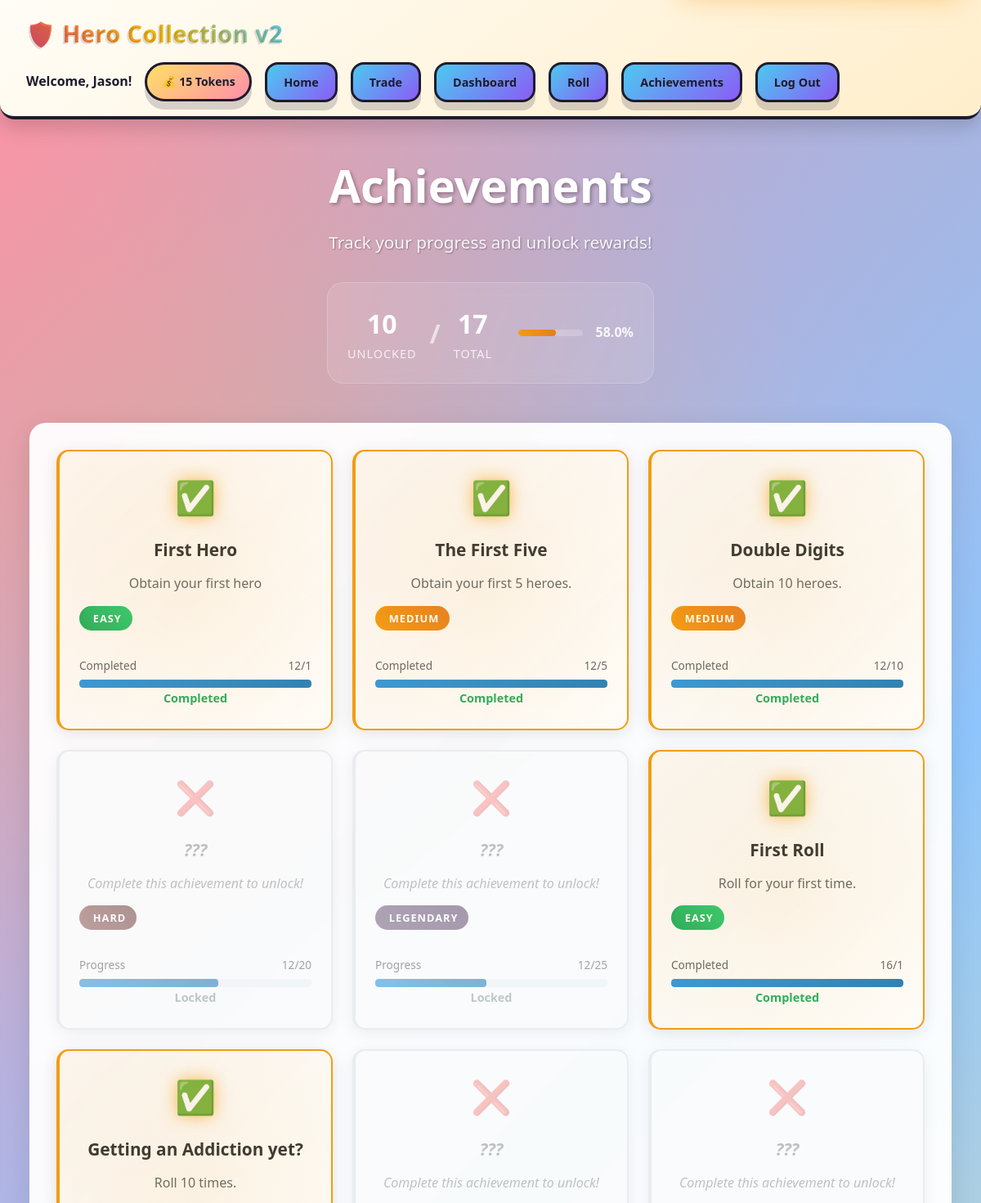
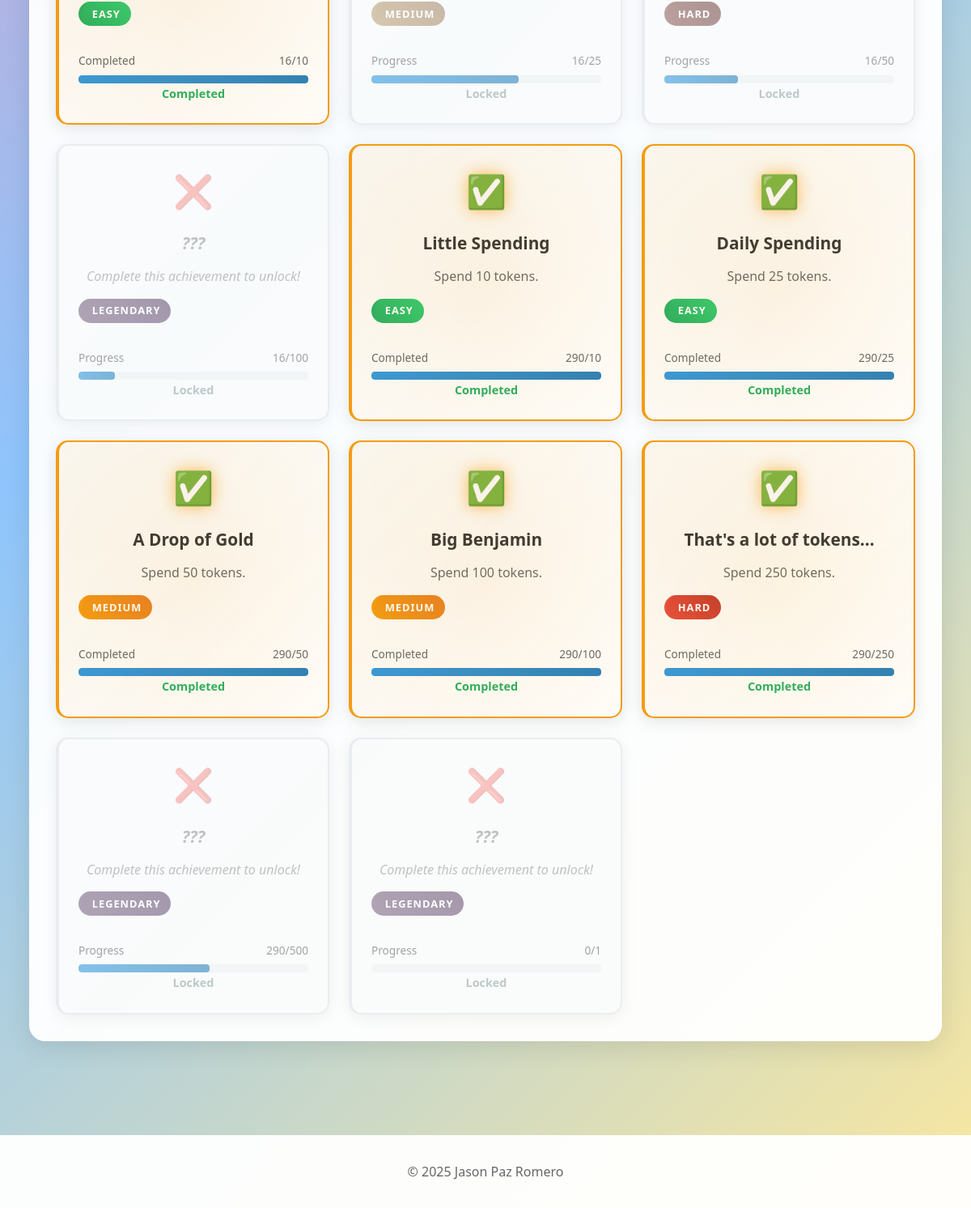
/achievements (signed in), run on the app's committed database (2 pictures, top to bottom).
### main.py (models this page shows)
class User(db.Model, UserMixin):
    id = db.Column(db.Integer, primary_key=True)
    username = db.Column(db.String(30), nullable=False)
    password = db.Column(db.String(70), nullable=False)
    tokens = db.Column(db.Integer, default=50)
    tokens_spent = db.Column(db.Integer, default=0)
    rolls_done = db.Column(db.Integer, default=0)
    last_daily_claim = db.Column(db.DateTime, default=datetime.utcnow)
    security_question = db.Column(db.String(200), nullable=True)
    security_answer_hash = db.Column(db.String(200), nullable=True)
    heroes = db.relationship('Hero', secondary=user_heroes, backref="owners")
    heroes_history = db.relationship('Hero', secondary=user_hero_history, backref="historical_owners")
    achievements = db.relationship("Achievement", secondary=user_achievements, backref="owners")

class Achievement(db.Model):
    id = db.Column(db.Integer, primary_key=True)
    name = db.Column(db.String(50), nullable=False)
    description = db.Column(db.String(200), nullable=False)
    type = db.Column(db.String(100), nullable=False)
    value = db.Column(db.Integer, default=0)
    difficulty = db.Column(db.String(50), nullable=False)

### main.py (the view)
@app.route('/achievements')
@login_required
def achievements():
    all_achievements = Achievement.query.all()
    user_achievements = current_user.achievements
    user_achievement_ids = [a.id for a in user_achievements]
    newly_unlocked_achievements = []
    return render_template('achievement.html',
        all_achievements=all_achievements,
        user_achievements=user_achievements,
        user_achievement_ids=user_achievement_ids,
        newly_unlocked_achievements=newly_unlocked_achievements
    )

### main.py (called while the page is built)
@login_manager.user_loader
def load_user(user_id):
    return User.query.get(int(user_id))

### templates/achievement.html (shortened to what this page needs)
{% extends "base.html" %}
{% block content %}
<link rel="stylesheet" href="{{ url_for('static', filename='achievement.css') }}">
{% set unlocked_count = user_achievements|length %}
{% set total_count = all_achievements|length %}
{% set overall_progress = 0 %}
{% if total_count > 0 %}
    {% set overall_progress = ((unlocked_count / total_count) * 100) | round(0, 'floor') %}
{% endif %}
<div class="container">
    <div class="achievements-header">
        <h1 class="achievements-title">Achievements</h1>
        <p class="achievements-subtitle">Track your progress and unlock rewards!</p>
        <div class="achievement-stats">
            <div class="stat-item">
                <span class="stat-number">{{ unlocked_count }}</span>
                <span class="stat-label">Unlocked</span>
            </div>
            <div class="stat-divider">/</div>
            <div class="stat-item">
                <span class="stat-number">{{ total_count }}</span>
                <span class="stat-label">Total</span>
            </div>
            <div class="progress-bar" aria-label="Overall achievement progress">
                <div class="progress-fill" style="width: {{ overall_progress }}%;"></div>
            </div>
            <div class="progress-percent">{{ overall_progress }}%</div>
        </div>
    </div>
    <div class="achievements-section">
        <div class="achievements-grid">
            {% for achievement in all_achievements %}
                {% set is_unlocked = achievement.id in user_achievement_ids %}
                {% set target_value = achievement.value | int %}
                {% if achievement.type == "goku" and target_value == 0 %}
                    {% set target_value = 1 %}
                {% endif %}
                {% if achievement.type == "hero_collection" %}
                    {% set current_value = current_user.heroes | length %}
                {% elif achievement.type == "roll_count" %}
                    {% set current_value = current_user.rolls_done %}
                {% elif achievement.type == "tokens_spent" %}
                    {% set current_value = current_user.tokens_spent %}
                {% elif achievement.type == "goku" %}
                    {% set current_value = 1 if current_user.heroes | selectattr('name', 'equalto', 'Goku') | list | length > 0 else 0 %}
                {% else %}
                    {% set current_value = 0 %}
                {% endif %}
                {% if target_value > 0 %}
                    {% set progress_percent = (current_value / target_value * 100) | round(0, 'floor') %}
                {% else %}
                    {% set progress_percent = 0 %}
                {% endif %}
                {% if is_unlocked %}
                    {% set progress_percent = 100 %}
                {% elif progress_percent > 100 %}
                    {% set progress_percent = 100 %}
                {% endif %}
                <div class="achievement-card {% if not is_unlocked %}locked{% endif %} difficulty-{{ achievement.difficulty.lower() }}"
                     data-difficulty="{{ achievement.difficulty.lower() }}"
                     data-status="{% if is_unlocked %}unlocked{% else %}locked{% endif %}">
                    <div class="achievement-icon">
                        {% if is_unlocked %}
                            <span class="trophy-icon">✅</span>
                        {% else %}
                            <span class="locked-icon">❌</span>
                        {% endif %}
                    </div>
                    <div class="achievement-content">
                        <div class="achievement-name">
                            {% if is_unlocked %}
                                {{ achievement.name }}
                            {% else %}
                                <span class="hidden-text">???</span>
                            {% endif %}
                        </div>
                        <div class="achievement-description">
                            {% if is_unlocked %}
                                {{ achievement.description }}
                            {% else %}
                                <span class="hidden-description">Complete this achievement to unlock!</span>
                            {% endif %}
                        </div>
                        <div class="achievement-difficulty difficulty-{{ achievement.difficulty.lower() }}">
                            {{ achievement.difficulty }}
                        </div>
                    </div>
                    <div class="achievement-progress">
                        <div class="progress-meta">
                            <span class="progress-label">{% if is_unlocked %}Completed{% else %}Progress{% endif %}</span>
                            {% if target_value > 0 %}
                                <span class="progress-count">{{ current_value }}/{{ target_value }}</span>
                            {% endif %}
                        </div>
                        <div class="progress-bar">
                            <div class="progress-fill" style="width: {{ progress_percent }}%;"></div>
                        </div>
                    </div>
                    <div class="achievement-status">
                        {% if is_unlocked %}
                            <span class="status-completed">Completed</span>
                        {% else %}
                            <span class="status-locked">Locked</span>
                        {% endif %}
                    </div>
                    {% if is_unlocked %}
                        <div class="unlock-glow"></div>
                    {% endif %}
                </div>
            {% endfor %}
        </div>
    </div>
</div>
{% endblock %}

### templates/base.html (shortened to what this page needs)
<!DOCTYPE html>
<html lang="en">
<head>
    <link rel="stylesheet" href="{{ url_for('static', filename='style.css') }}">
</head>
<body>
    {% include 'header.html' %}
    <div class="content">
        {% block content %}{% endblock %}
    </div>
    {% include 'footer.html' %}
</body>
</html>

### templates/header.html (shortened to what this page needs)
<nav class="navbar">
    <div class="navbar-content">
        <div class="logo">🛡️ Hero Collection v2</div>
        <div class="nav-links">
            <div class="username">Welcome, {{ current_user.username }}!</div>
            <div class="tokens">💰 {{ current_user.tokens }} Tokens</div>
            <div class="homeL"><a href="{{ url_for('home')}}">Home</a></div>
            <div class="homeL"><a href="{{ url_for('trade')}}">Trade</a></div>
            <div class="homeL"><a href="{{ url_for('dashboard')}}">Dashboard</a></div>
            <div class="homeL"><a href="{{ url_for('roll')}}">Roll</a></div>
            <div class="homeL"><a href="{{ url_for('achievements')}}">Achievements</a></div>
            <div class="homeL"><a href="{{ url_for('logout')}}">Log Out</a></div>
        </div>
    </div>
</nav>

### templates/footer.html
<footer class="footer">
    <p>&copy; 2025 Jason Paz Romero</p>
</footer>

### static/style.css (style rules this page uses)
* { margin: 0; padding: 0; box-sizing: border-box; }
:root { --ink: #1f1b2d; --ink-soft: #2d263b; --paper: #fff7eb; --sky: #4cc9f0; --sun: #ffb703; --berry: #ef476f; --grape: #8b5cf6; --leaf: #2ec27e; --shadow-strong: 0 10px 0 rgba(31, 27, 45, 0.18); --shadow-pop: 0 12px 0 var(--ink); --shadow-soft: 0 10px 25px rgba(0, 0, 0, 0.15); }
body { font-family: 'Comic Sans MS', 'Trebuchet MS', 'Segoe UI', Tahoma, Geneva, Verdana, sans-serif; background: radial-gradient(circle at 20% 20%, rgba(255, 183, 3, 0.18) 0, transparent 30%), radial-gradient(circle at 80% 0%, rgba(79, 201, 240, 0.2) 0, transparent 28%), linear-gradient(135deg, #ff8fab 0%, #8ec5fc 50%, #f9e79f 100%); min-height: 100vh; color: var(--ink); align-items: center; gap: 1rem; line-height: 1.6; }
.navbar { background: linear-gradient(145deg, #fffdf7, #ffeecb); padding: 1.1rem 2rem; box-shadow: var(--shadow-soft); border-bottom: 4px solid var(--ink); position: sticky; top: 0; z-index: 100; border-radius: 0 0 18px 18px; }
.navbar-content { display: flex; justify-content: space-between; align-items: center; max-width: 1200px; margin: 0 auto; flex-wrap: wrap; gap: 0.75rem; }
.logo { font-size: 1.8rem; font-weight: 900; letter-spacing: 0.5px; background: linear-gradient(45deg, #ef476f, #f7b801, #4cc9f0); -webkit-background-clip: text; -webkit-text-fill-color: transparent; background-clip: text; text-shadow: -2px 2px 0 rgba(31, 27, 45, 0.15); }
.nav-links { display: flex; align-items: center; gap: 1rem; }
.tokens { background: linear-gradient(140deg, #ffe066, #ff8fab); color: var(--ink); padding: 0.6rem 1.1rem; border-radius: 26px; font-weight: 800; box-shadow: var(--shadow-strong); border: 3px solid var(--ink); font-size: 0.875rem; }
.homeL { background: linear-gradient(135deg, #4cc9f0, #8b5cf6); color: var(--ink); padding: 10px 20px; border-radius: 16px; font-weight: 900; text-decoration: none; display: inline-block; box-shadow: var(--shadow-strong); border: 3px solid var(--ink); transition: all 0.25s ease; transform: scale(1); font-size: 0.9rem; }
a { color: var(--ink); text-decoration: none; }
.username { font-weight: 800; color: var(--ink); }
.container { max-width: 1200px; margin: 0 auto; padding: 2.25rem; }
footer { background: rgba(255, 255, 255, 0.95); backdrop-filter: blur(10px); border-top: 1px solid rgba(255, 255, 255, 0.2); padding: 2rem; margin-top: 3rem; text-align: center; color: #666; }

### data on the page
User: username "Jason", tokens "15", tokens_spent "290"
Achievement: name "First Hero", description "Obtain your first hero", difficulty "EASY", shows "Completed", current_value "12", value "1", {{ progress_percent }} 100 (drawn)
Achievement: name "The First Five", description "Obtain your first 5 heroes.", difficulty "MEDIUM", shows "Completed", current_value "12", value "5", {{ progress_percent }} 100 (drawn)
Achievement: name "Double Digits", description "Obtain 10 heroes.", difficulty "MEDIUM", shows "Completed", current_value "12", value "10", {{ progress_percent }} 100 (drawn)
Achievement: shows "Complete this achievement to unlock!", difficulty "HARD", shows "Progress", current_value "12", value "20", {{ progress_percent }} 60.0 (drawn), shows "Locked"
Achievement: shows "Complete this achievement to unlock!", difficulty "LEGENDARY", shows "Progress", current_value "12", value "25", {{ progress_percent }} 48.0 (drawn), shows "Locked"
Achievement: name "First Roll", description "Roll for your first time.", difficulty "EASY", shows "Completed", current_value "16", value "1", {{ progress_percent }} 100 (drawn)
Achievement: name "Getting an Addiction yet?", description "Roll 10 times.", difficulty "EASY", shows "Completed", current_value "16", value "10", {{ progress_percent }} 100 (drawn)
Achievement: shows "Complete this achievement to unlock!", difficulty "MEDIUM", shows "Progress", current_value "16", value "25", {{ progress_percent }} 64.0 (drawn), shows "Locked"
Achievement: shows "Complete this achievement to unlock!", difficulty "HARD", shows "Progress", current_value "16", value "50", {{ progress_percent }} 32.0 (drawn), shows "Locked"
Achievement: shows "Complete this achievement to unlock!", difficulty "LEGENDARY", shows "Progress", current_value "16", value "100", {{ progress_percent }} 16.0 (drawn), shows "Locked"
Achievement: name "Little Spending", description "Spend 10 tokens.", difficulty "EASY", shows "Completed", value "10", {{ progress_percent }} 100 (drawn)
Achievement: name "Daily Spending", description "Spend 25 tokens.", difficulty "EASY", shows "Completed", value "25", {{ progress_percent }} 100 (drawn)
Achievement: name "A Drop of Gold", description "Spend 50 tokens.", difficulty "MEDIUM", shows "Completed", value "50", {{ progress_percent }} 100 (drawn)
Achievement: name "Big Benjamin", description "Spend 100 tokens.", difficulty "MEDIUM", shows "Completed", value "100"
Achievement: name "That's a lot of tokens...", description "Spend 250 tokens.", difficulty "HARD", shows "Completed", value "250", {{ progress_percent }} 100 (drawn)
Achievement: shows "Complete this achievement to unlock!", difficulty "LEGENDARY", shows "Progress", value "500", {{ progress_percent }} 57.0 (drawn), shows "Locked"
Achievement: shows "Complete this achievement to unlock!", difficulty "LEGENDARY", shows "Progress", value "0", target_value "1", shows "Locked"

### other printed values
{{ unlocked_count }} "10"
{{ total_count }} "17"
{{ overall_progress }} "58.0"
